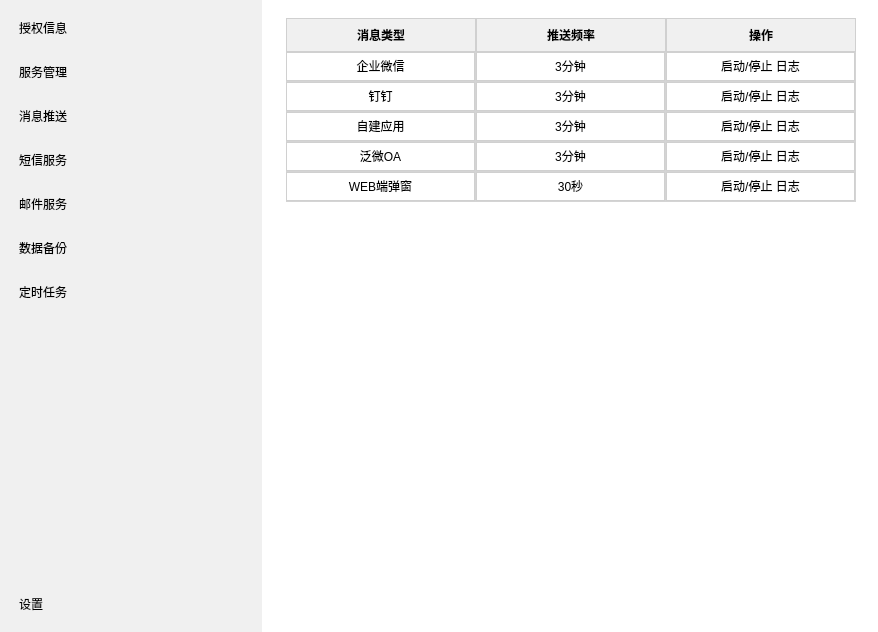
<?xml version="1.0" encoding="UTF-8"?>
<ui version="4.0">
 <class>MainWindow</class>
 <widget class="QMainWindow" name="MainWindow">
  <property name="geometry">
   <rect>
    <x>0</x>
    <y>0</y>
    <width>878</width>
    <height>632</height>
   </rect>
  </property>
  <property name="windowTitle">
   <string>MainWindow</string>
  </property>
  <property name="styleSheet">
   <string notr="true">MainWindow{
	background: #ffffff;
}</string>
  </property>
  <widget class="QWidget" name="centralwidget">
   <property name="sizePolicy">
    <sizepolicy hsizetype="Preferred" vsizetype="Preferred">
     <horstretch>0</horstretch>
     <verstretch>0</verstretch>
    </sizepolicy>
   </property>
   <property name="tabletTracking">
    <bool>false</bool>
   </property>
   <property name="styleSheet">
    <string notr="true">QWidget{
	background: #ffffff;
}</string>
   </property>
   <layout class="QHBoxLayout" name="horizontalLayout" stretch="2,0">
    <property name="leftMargin">
     <number>0</number>
    </property>
    <property name="topMargin">
     <number>0</number>
    </property>
    <property name="rightMargin">
     <number>0</number>
    </property>
    <property name="bottomMargin">
     <number>0</number>
    </property>
    <item>
     <widget class="QWidget" name="widget" native="true">
      <property name="enabled">
       <bool>true</bool>
      </property>
      <property name="styleSheet">
       <string notr="true">            QPushButton {
                background: #f0f0f0;
                border: none;
				font-size: 12px;
                padding: 10px;
text-align: left;
            }
            QPushButton:hover {
                background: #e0e0e0;
            }
QPushButton:pressed, QPushButton:checked {
    background: #c0c0c0;
    border: 1px solid #a0a0a0;
}

QWidget{
	background: #f0f0f0;
}</string>
      </property>
      <layout class="QVBoxLayout" name="verticalLayout_2">
       <property name="leftMargin">
        <number>9</number>
       </property>
       <item>
        <widget class="QPushButton" name="pushButton_2">
         <property name="text">
          <string>授权信息</string>
         </property>
        </widget>
       </item>
       <item>
        <widget class="QPushButton" name="pushButton_3">
         <property name="text">
          <string>服务管理</string>
         </property>
        </widget>
       </item>
       <item>
        <widget class="QPushButton" name="pushButton_4">
         <property name="text">
          <string>消息推送</string>
         </property>
        </widget>
       </item>
       <item>
        <widget class="QPushButton" name="pushButton_5">
         <property name="text">
          <string>短信服务</string>
         </property>
        </widget>
       </item>
       <item>
        <widget class="QPushButton" name="pushButton_6">
         <property name="text">
          <string>邮件服务</string>
         </property>
        </widget>
       </item>
       <item>
        <widget class="QPushButton" name="pushButton_7">
         <property name="text">
          <string>数据备份</string>
         </property>
        </widget>
       </item>
       <item>
        <widget class="QPushButton" name="pushButton_8">
         <property name="text">
          <string>定时任务</string>
         </property>
        </widget>
       </item>
       <item>
        <spacer name="verticalSpacer">
         <property name="orientation">
          <enum>Qt::Vertical</enum>
         </property>
         <property name="sizeType">
          <enum>QSizePolicy::Expanding</enum>
         </property>
         <property name="sizeHint" stdset="0">
          <size>
           <width>20</width>
           <height>40</height>
          </size>
         </property>
        </spacer>
       </item>
       <item>
        <widget class="QPushButton" name="pushButton_1">
         <property name="text">
          <string>设置</string>
         </property>
        </widget>
       </item>
      </layout>
     </widget>
    </item>
    <item>
     <widget class="QWidget" name="widget_2" native="true">
      <property name="sizePolicy">
       <sizepolicy hsizetype="Preferred" vsizetype="Preferred">
        <horstretch>0</horstretch>
        <verstretch>0</verstretch>
       </sizepolicy>
      </property>
      <layout class="QVBoxLayout" name="verticalLayout">
       <item>
        <widget class="QStackedWidget" name="stackedWidget">
         <property name="sizePolicy">
          <sizepolicy hsizetype="Preferred" vsizetype="Preferred">
           <horstretch>0</horstretch>
           <verstretch>0</verstretch>
          </sizepolicy>
         </property>
         <property name="currentIndex">
          <number>2</number>
         </property>
         <widget class="QWidget" name="page1">
          <widget class="QSplitter" name="splitter">
           <property name="geometry">
            <rect>
             <x>20</x>
             <y>20</y>
             <width>511</width>
             <height>37</height>
            </rect>
           </property>
           <property name="styleSheet">
            <string notr="true">            QPushButton {
                background: #f0f0f0;
                border: none;
				font-size: 12px;
                padding: 10px;
text-align: center;
            }</string>
           </property>
           <property name="orientation">
            <enum>Qt::Horizontal</enum>
           </property>
           <property name="handleWidth">
            <number>55</number>
           </property>
           <widget class="QPushButton" name="pushButton_9">
            <property name="text">
             <string>引入授权文件</string>
            </property>
           </widget>
           <widget class="QPushButton" name="pushButton_10">
            <property name="text">
             <string>导出系统特征码</string>
            </property>
           </widget>
           <widget class="QPushButton" name="pushButton_11">
            <property name="text">
             <string>正版验证</string>
            </property>
           </widget>
          </widget>
          <widget class="QSplitter" name="splitter_2">
           <property name="geometry">
            <rect>
             <x>20</x>
             <y>70</y>
             <width>191</width>
             <height>101</height>
            </rect>
           </property>
           <property name="styleSheet">
            <string notr="true">QLabel{
	font-size: 11px;
}</string>
           </property>
           <property name="orientation">
            <enum>Qt::Vertical</enum>
           </property>
           <widget class="QLabel" name="label">
            <property name="text">
             <string>产品名称：</string>
            </property>
            <property name="margin">
             <number>5</number>
            </property>
           </widget>
           <widget class="QLabel" name="label_2">
            <property name="text">
             <string>序列号：</string>
            </property>
            <property name="margin">
             <number>5</number>
            </property>
           </widget>
           <widget class="QLabel" name="label_3">
            <property name="text">
             <string>许可给：</string>
            </property>
            <property name="margin">
             <number>5</number>
            </property>
           </widget>
          </widget>
         </widget>
         <widget class="QWidget" name="page2">
          <layout class="QVBoxLayout" name="verticalLayout_4">
           <item>
            <widget class="QTableWidget" name="tableWidget_2">
             <property name="sizePolicy">
              <sizepolicy hsizetype="Expanding" vsizetype="Expanding">
               <horstretch>0</horstretch>
               <verstretch>0</verstretch>
              </sizepolicy>
             </property>
             <property name="minimumSize">
              <size>
               <width>574</width>
               <height>540</height>
              </size>
             </property>
             <property name="styleSheet">
              <string notr="true">QTableWidget{
	border: none;
}            

QTableWidget::item {
                border: 1px solid #d0d0d0;
                padding: 5px;
            }
            QHeaderView::section {
                background-color: #f0f0f0;
                padding: 5px;
                border: 1px solid #d0d0d0;
                font-weight: bold;
            }</string>
             </property>
             <attribute name="horizontalHeaderCascadingSectionResizes">
              <bool>true</bool>
             </attribute>
             <attribute name="horizontalHeaderMinimumSectionSize">
              <number>39</number>
             </attribute>
             <attribute name="horizontalHeaderDefaultSectionSize">
              <number>141</number>
             </attribute>
             <attribute name="horizontalHeaderShowSortIndicator" stdset="0">
              <bool>false</bool>
             </attribute>
             <attribute name="horizontalHeaderStretchLastSection">
              <bool>false</bool>
             </attribute>
             <attribute name="verticalHeaderVisible">
              <bool>false</bool>
             </attribute>
             <row>
              <property name="text">
               <string/>
              </property>
             </row>
             <row>
              <property name="text">
               <string/>
              </property>
             </row>
             <column>
              <property name="text">
               <string>中间件</string>
              </property>
             </column>
             <column>
              <property name="text">
               <string>服务名</string>
              </property>
             </column>
             <column>
              <property name="text">
               <string>版本</string>
              </property>
             </column>
             <column>
              <property name="text">
               <string>操作</string>
              </property>
             </column>
             <item row="0" column="0">
              <property name="text">
               <string>Apache</string>
              </property>
              <property name="textAlignment">
               <set>AlignCenter</set>
              </property>
             </item>
             <item row="0" column="1">
              <property name="text">
               <string>lingdangapache</string>
              </property>
              <property name="textAlignment">
               <set>AlignCenter</set>
              </property>
             </item>
             <item row="0" column="2">
              <property name="text">
               <string>2.4.58</string>
              </property>
              <property name="textAlignment">
               <set>AlignCenter</set>
              </property>
             </item>
             <item row="0" column="3">
              <property name="text">
               <string>启动/停止</string>
              </property>
              <property name="textAlignment">
               <set>AlignCenter</set>
              </property>
             </item>
             <item row="1" column="0">
              <property name="text">
               <string>Mysql</string>
              </property>
              <property name="textAlignment">
               <set>AlignCenter</set>
              </property>
             </item>
             <item row="1" column="1">
              <property name="text">
               <string>lingdangmysql</string>
              </property>
              <property name="textAlignment">
               <set>AlignCenter</set>
              </property>
             </item>
             <item row="1" column="2">
              <property name="text">
               <string>5.7.31</string>
              </property>
              <property name="textAlignment">
               <set>AlignCenter</set>
              </property>
             </item>
             <item row="1" column="3">
              <property name="text">
               <string>启动/停止</string>
              </property>
              <property name="textAlignment">
               <set>AlignCenter</set>
              </property>
             </item>
            </widget>
           </item>
          </layout>
         </widget>
         <widget class="QWidget" name="page3">
          <property name="sizePolicy">
           <sizepolicy hsizetype="Preferred" vsizetype="Preferred">
            <horstretch>0</horstretch>
            <verstretch>0</verstretch>
           </sizepolicy>
          </property>
          <layout class="QVBoxLayout" name="verticalLayout_3" stretch="0">
           <property name="spacing">
            <number>9</number>
           </property>
           <item>
            <widget class="QTableWidget" name="tableWidget">
             <property name="sizePolicy">
              <sizepolicy hsizetype="Expanding" vsizetype="Expanding">
               <horstretch>0</horstretch>
               <verstretch>0</verstretch>
              </sizepolicy>
             </property>
             <property name="minimumSize">
              <size>
               <width>574</width>
               <height>540</height>
              </size>
             </property>
             <property name="styleSheet">
              <string notr="true">QTableWidget{
	border: none;
}            

QTableWidget::item {
                border: 1px solid #d0d0d0;
                padding: 5px;
            }
            QHeaderView::section {
                background-color: #f0f0f0;
                padding: 5px;
                border: 1px solid #d0d0d0;
                font-weight: bold;
            }</string>
             </property>
             <attribute name="horizontalHeaderCascadingSectionResizes">
              <bool>true</bool>
             </attribute>
             <attribute name="horizontalHeaderMinimumSectionSize">
              <number>39</number>
             </attribute>
             <attribute name="horizontalHeaderDefaultSectionSize">
              <number>190</number>
             </attribute>
             <attribute name="horizontalHeaderShowSortIndicator" stdset="0">
              <bool>false</bool>
             </attribute>
             <attribute name="horizontalHeaderStretchLastSection">
              <bool>false</bool>
             </attribute>
             <attribute name="verticalHeaderVisible">
              <bool>false</bool>
             </attribute>
             <row>
              <property name="text">
               <string/>
              </property>
             </row>
             <row>
              <property name="text">
               <string/>
              </property>
             </row>
             <row>
              <property name="text">
               <string/>
              </property>
             </row>
             <row>
              <property name="text">
               <string/>
              </property>
             </row>
             <row>
              <property name="text">
               <string/>
              </property>
             </row>
             <column>
              <property name="text">
               <string>消息类型</string>
              </property>
             </column>
             <column>
              <property name="text">
               <string>推送频率</string>
              </property>
             </column>
             <column>
              <property name="text">
               <string>操作</string>
              </property>
             </column>
             <item row="0" column="0">
              <property name="text">
               <string>企业微信</string>
              </property>
              <property name="textAlignment">
               <set>AlignCenter</set>
              </property>
              <property name="flags">
               <set>ItemIsEnabled</set>
              </property>
             </item>
             <item row="0" column="1">
              <property name="text">
               <string>3分钟</string>
              </property>
              <property name="textAlignment">
               <set>AlignCenter</set>
              </property>
             </item>
             <item row="0" column="2">
              <property name="text">
               <string>启动/停止 日志</string>
              </property>
              <property name="textAlignment">
               <set>AlignCenter</set>
              </property>
              <property name="flags">
               <set>ItemIsSelectable|ItemIsDragEnabled|ItemIsDropEnabled|ItemIsUserCheckable|ItemIsEnabled</set>
              </property>
             </item>
             <item row="1" column="0">
              <property name="text">
               <string>钉钉</string>
              </property>
              <property name="textAlignment">
               <set>AlignCenter</set>
              </property>
              <property name="flags">
               <set>ItemIsEnabled</set>
              </property>
             </item>
             <item row="1" column="1">
              <property name="text">
               <string>3分钟</string>
              </property>
              <property name="textAlignment">
               <set>AlignCenter</set>
              </property>
             </item>
             <item row="1" column="2">
              <property name="text">
               <string>启动/停止 日志</string>
              </property>
              <property name="textAlignment">
               <set>AlignCenter</set>
              </property>
              <property name="flags">
               <set>ItemIsSelectable|ItemIsDragEnabled|ItemIsDropEnabled|ItemIsUserCheckable|ItemIsEnabled</set>
              </property>
             </item>
             <item row="2" column="0">
              <property name="text">
               <string>自建应用</string>
              </property>
              <property name="textAlignment">
               <set>AlignCenter</set>
              </property>
              <property name="flags">
               <set>ItemIsEnabled</set>
              </property>
             </item>
             <item row="2" column="1">
              <property name="text">
               <string>3分钟</string>
              </property>
              <property name="textAlignment">
               <set>AlignCenter</set>
              </property>
             </item>
             <item row="2" column="2">
              <property name="text">
               <string>启动/停止 日志</string>
              </property>
              <property name="textAlignment">
               <set>AlignCenter</set>
              </property>
              <property name="flags">
               <set>ItemIsSelectable|ItemIsDragEnabled|ItemIsDropEnabled|ItemIsUserCheckable|ItemIsEnabled</set>
              </property>
             </item>
             <item row="3" column="0">
              <property name="text">
               <string>泛微OA</string>
              </property>
              <property name="textAlignment">
               <set>AlignCenter</set>
              </property>
              <property name="flags">
               <set>ItemIsEnabled</set>
              </property>
             </item>
             <item row="3" column="1">
              <property name="text">
               <string>3分钟</string>
              </property>
              <property name="textAlignment">
               <set>AlignCenter</set>
              </property>
             </item>
             <item row="3" column="2">
              <property name="text">
               <string>启动/停止 日志</string>
              </property>
              <property name="textAlignment">
               <set>AlignCenter</set>
              </property>
              <property name="flags">
               <set>ItemIsSelectable|ItemIsDragEnabled|ItemIsDropEnabled|ItemIsUserCheckable|ItemIsEnabled</set>
              </property>
             </item>
             <item row="4" column="0">
              <property name="text">
               <string>WEB端弹窗</string>
              </property>
              <property name="textAlignment">
               <set>AlignCenter</set>
              </property>
              <property name="flags">
               <set>ItemIsEnabled</set>
              </property>
             </item>
             <item row="4" column="1">
              <property name="text">
               <string>30秒</string>
              </property>
              <property name="textAlignment">
               <set>AlignCenter</set>
              </property>
             </item>
             <item row="4" column="2">
              <property name="text">
               <string>启动/停止 日志</string>
              </property>
              <property name="textAlignment">
               <set>AlignCenter</set>
              </property>
              <property name="flags">
               <set>ItemIsSelectable|ItemIsDragEnabled|ItemIsDropEnabled|ItemIsUserCheckable|ItemIsEnabled</set>
              </property>
             </item>
            </widget>
           </item>
          </layout>
         </widget>
         <widget class="QWidget" name="page4">
          <layout class="QVBoxLayout" name="verticalLayout_5">
           <item>
            <widget class="QTableWidget" name="tableWidget_5">
             <property name="sizePolicy">
              <sizepolicy hsizetype="Expanding" vsizetype="Expanding">
               <horstretch>0</horstretch>
               <verstretch>0</verstretch>
              </sizepolicy>
             </property>
             <property name="minimumSize">
              <size>
               <width>574</width>
               <height>540</height>
              </size>
             </property>
             <property name="styleSheet">
              <string notr="true">QTableWidget{
	border: none;
}            

QTableWidget::item {
                border: 1px solid #d0d0d0;
                padding: 5px;
            }
            QHeaderView::section {
                background-color: #f0f0f0;
                padding: 5px;
                border: 1px solid #d0d0d0;
                font-weight: bold;
            }</string>
             </property>
             <attribute name="horizontalHeaderCascadingSectionResizes">
              <bool>true</bool>
             </attribute>
             <attribute name="horizontalHeaderMinimumSectionSize">
              <number>39</number>
             </attribute>
             <attribute name="horizontalHeaderDefaultSectionSize">
              <number>185</number>
             </attribute>
             <attribute name="horizontalHeaderShowSortIndicator" stdset="0">
              <bool>false</bool>
             </attribute>
             <attribute name="horizontalHeaderStretchLastSection">
              <bool>false</bool>
             </attribute>
             <attribute name="verticalHeaderVisible">
              <bool>false</bool>
             </attribute>
             <row>
              <property name="text">
               <string/>
              </property>
             </row>
             <column>
              <property name="text">
               <string>服务类型</string>
              </property>
             </column>
             <column>
              <property name="text">
               <string>推送频率</string>
              </property>
             </column>
             <column>
              <property name="text">
               <string>操作</string>
              </property>
             </column>
             <item row="0" column="0">
              <property name="text">
               <string>短信服务</string>
              </property>
              <property name="textAlignment">
               <set>AlignCenter</set>
              </property>
             </item>
             <item row="0" column="1">
              <property name="text">
               <string>2分钟</string>
              </property>
              <property name="textAlignment">
               <set>AlignCenter</set>
              </property>
             </item>
             <item row="0" column="2">
              <property name="text">
               <string>启动/停止 日志</string>
              </property>
              <property name="textAlignment">
               <set>AlignCenter</set>
              </property>
             </item>
            </widget>
           </item>
          </layout>
         </widget>
         <widget class="QWidget" name="page5">
          <layout class="QVBoxLayout" name="verticalLayout_10">
           <item>
            <widget class="QTableWidget" name="tableWidget_6">
             <property name="sizePolicy">
              <sizepolicy hsizetype="Expanding" vsizetype="Expanding">
               <horstretch>0</horstretch>
               <verstretch>0</verstretch>
              </sizepolicy>
             </property>
             <property name="minimumSize">
              <size>
               <width>574</width>
               <height>540</height>
              </size>
             </property>
             <property name="styleSheet">
              <string notr="true">QTableWidget{
	border: none;
}            

QTableWidget::item {
                border: 1px solid #d0d0d0;
                padding: 5px;
            }
            QHeaderView::section {
                background-color: #f0f0f0;
                padding: 5px;
                border: 1px solid #d0d0d0;
                font-weight: bold;
            }</string>
             </property>
             <attribute name="horizontalHeaderCascadingSectionResizes">
              <bool>true</bool>
             </attribute>
             <attribute name="horizontalHeaderMinimumSectionSize">
              <number>39</number>
             </attribute>
             <attribute name="horizontalHeaderDefaultSectionSize">
              <number>185</number>
             </attribute>
             <attribute name="horizontalHeaderShowSortIndicator" stdset="0">
              <bool>false</bool>
             </attribute>
             <attribute name="horizontalHeaderStretchLastSection">
              <bool>false</bool>
             </attribute>
             <attribute name="verticalHeaderVisible">
              <bool>false</bool>
             </attribute>
             <row>
              <property name="text">
               <string/>
              </property>
             </row>
             <column>
              <property name="text">
               <string>服务类型</string>
              </property>
             </column>
             <column>
              <property name="text">
               <string>推送频率</string>
              </property>
             </column>
             <column>
              <property name="text">
               <string>操作</string>
              </property>
             </column>
             <item row="0" column="0">
              <property name="text">
               <string>邮件服务</string>
              </property>
              <property name="textAlignment">
               <set>AlignCenter</set>
              </property>
             </item>
             <item row="0" column="1">
              <property name="text">
               <string>2分钟</string>
              </property>
              <property name="textAlignment">
               <set>AlignCenter</set>
              </property>
             </item>
             <item row="0" column="2">
              <property name="text">
               <string>启动/停止 日志</string>
              </property>
              <property name="textAlignment">
               <set>AlignCenter</set>
              </property>
             </item>
            </widget>
           </item>
          </layout>
         </widget>
         <widget class="QWidget" name="page6">
          <layout class="QVBoxLayout" name="verticalLayout_11">
           <item>
            <widget class="QWidget" name="widget_3" native="true">
             <property name="styleSheet">
              <string notr="true">QPushButton{
	background: #3B7CFF;
	color: #ffffff;
	border-radius: 3px;
height: 24px;
padding: 4px 10px;
}</string>
             </property>
             <layout class="QHBoxLayout" name="horizontalLayout_2">
              <item>
               <widget class="QPushButton" name="pushButton_15">
                <property name="text">
                 <string>立即备份</string>
                </property>
               </widget>
              </item>
              <item>
               <widget class="QPushButton" name="pushButton">
                <property name="text">
                 <string>自动备份</string>
                </property>
               </widget>
              </item>
              <item>
               <spacer name="horizontalSpacer">
                <property name="orientation">
                 <enum>Qt::Horizontal</enum>
                </property>
                <property name="sizeHint" stdset="0">
                 <size>
                  <width>40</width>
                  <height>20</height>
                 </size>
                </property>
               </spacer>
              </item>
             </layout>
            </widget>
           </item>
           <item>
            <widget class="QTableWidget" name="tableWidget_7">
             <property name="sizePolicy">
              <sizepolicy hsizetype="Expanding" vsizetype="Expanding">
               <horstretch>0</horstretch>
               <verstretch>0</verstretch>
              </sizepolicy>
             </property>
             <property name="minimumSize">
              <size>
               <width>574</width>
               <height>540</height>
              </size>
             </property>
             <property name="styleSheet">
              <string notr="true">QTableWidget{
	border: none;
}            

QTableWidget::item {
                border: 1px solid #d0d0d0;
                padding: 5px;
            }
            QHeaderView::section {
                background-color: #f0f0f0;
                padding: 5px;
                border: 1px solid #d0d0d0;
                font-weight: bold;
            }</string>
             </property>
             <attribute name="horizontalHeaderCascadingSectionResizes">
              <bool>true</bool>
             </attribute>
             <attribute name="horizontalHeaderMinimumSectionSize">
              <number>39</number>
             </attribute>
             <attribute name="horizontalHeaderDefaultSectionSize">
              <number>141</number>
             </attribute>
             <attribute name="horizontalHeaderShowSortIndicator" stdset="0">
              <bool>false</bool>
             </attribute>
             <attribute name="horizontalHeaderStretchLastSection">
              <bool>false</bool>
             </attribute>
             <attribute name="verticalHeaderVisible">
              <bool>false</bool>
             </attribute>
             <row>
              <property name="text">
               <string/>
              </property>
             </row>
             <row>
              <property name="text">
               <string/>
              </property>
             </row>
             <column>
              <property name="text">
               <string>开始时间</string>
              </property>
             </column>
             <column>
              <property name="text">
               <string>结束时间</string>
              </property>
             </column>
             <column>
              <property name="text">
               <string>状态</string>
              </property>
             </column>
             <column>
              <property name="text">
               <string>操作</string>
              </property>
             </column>
             <item row="0" column="0">
              <property name="text">
               <string>2024-05-04 09：00：20</string>
              </property>
              <property name="textAlignment">
               <set>AlignCenter</set>
              </property>
             </item>
             <item row="0" column="1">
              <property name="text">
               <string/>
              </property>
              <property name="textAlignment">
               <set>AlignCenter</set>
              </property>
             </item>
             <item row="0" column="2">
              <property name="text">
               <string>执行中</string>
              </property>
              <property name="textAlignment">
               <set>AlignCenter</set>
              </property>
             </item>
             <item row="0" column="3">
              <property name="text">
               <string>暂停 删除</string>
              </property>
              <property name="textAlignment">
               <set>AlignCenter</set>
              </property>
             </item>
             <item row="1" column="0">
              <property name="text">
               <string>2024-05-05 09：00：20</string>
              </property>
              <property name="textAlignment">
               <set>AlignCenter</set>
              </property>
             </item>
             <item row="1" column="1">
              <property name="text">
               <string>2024-05-20 09：00：20</string>
              </property>
              <property name="textAlignment">
               <set>AlignCenter</set>
              </property>
             </item>
             <item row="1" column="2">
              <property name="text">
               <string>已完成</string>
              </property>
              <property name="textAlignment">
               <set>AlignCenter</set>
              </property>
             </item>
             <item row="1" column="3">
              <property name="text">
               <string>下载 删除</string>
              </property>
              <property name="textAlignment">
               <set>AlignCenter</set>
              </property>
             </item>
            </widget>
           </item>
          </layout>
         </widget>
         <widget class="QWidget" name="page7"/>
         <widget class="QWidget" name="page8">
          <layout class="QVBoxLayout" name="verticalLayout_9">
           <item>
            <widget class="QWidget" name="widget_5" native="true">
             <layout class="QHBoxLayout" name="horizontalLayout_4" stretch="1,6,2">
              <property name="sizeConstraint">
               <enum>QLayout::SetDefaultConstraint</enum>
              </property>
              <item>
               <widget class="QSplitter" name="splitter_9">
                <property name="styleSheet">
                 <string notr="true">QLabel{
	font-size: 11px;
}</string>
                </property>
                <property name="orientation">
                 <enum>Qt::Vertical</enum>
                </property>
                <widget class="QLabel" name="label_17">
                 <property name="cursor">
                  <cursorShape>SizeVerCursor</cursorShape>
                 </property>
                 <property name="text">
                  <string>产品名称：</string>
                 </property>
                 <property name="margin">
                  <number>5</number>
                 </property>
                </widget>
                <widget class="QLabel" name="label_18">
                 <property name="text">
                  <string>序列号：</string>
                 </property>
                 <property name="margin">
                  <number>5</number>
                 </property>
                </widget>
                <widget class="QLabel" name="label_19">
                 <property name="text">
                  <string>许可给：</string>
                 </property>
                 <property name="margin">
                  <number>5</number>
                 </property>
                </widget>
                <widget class="QLabel" name="label_20">
                 <property name="text">
                  <string>产品名称：</string>
                 </property>
                 <property name="margin">
                  <number>5</number>
                 </property>
                </widget>
                <widget class="QLabel" name="label_21">
                 <property name="text">
                  <string>产品名称：</string>
                 </property>
                 <property name="margin">
                  <number>5</number>
                 </property>
                </widget>
               </widget>
              </item>
              <item>
               <widget class="QSplitter" name="splitter_10">
                <property name="styleSheet">
                 <string notr="true">            QLineEdit {
                border: 1px solid #C2C2C2;
                border-radius: 4px;
                float: left;
                background-color: #fff;
                padding-left: 3px;
            }
            QLineEdit:focus {
                border-color: #3b7cff;
            }</string>
                </property>
                <property name="lineWidth">
                 <number>5</number>
                </property>
                <property name="orientation">
                 <enum>Qt::Vertical</enum>
                </property>
                <property name="opaqueResize">
                 <bool>true</bool>
                </property>
                <property name="handleWidth">
                 <number>13</number>
                </property>
                <property name="childrenCollapsible">
                 <bool>true</bool>
                </property>
                <widget class="QLineEdit" name="lineEdit_11"/>
                <widget class="QLineEdit" name="lineEdit_12"/>
                <widget class="QLineEdit" name="lineEdit_13"/>
                <widget class="QLineEdit" name="lineEdit_14"/>
                <widget class="QLineEdit" name="lineEdit_15"/>
               </widget>
              </item>
              <item>
               <spacer name="horizontalSpacer_3">
                <property name="orientation">
                 <enum>Qt::Horizontal</enum>
                </property>
                <property name="sizeHint" stdset="0">
                 <size>
                  <width>40</width>
                  <height>20</height>
                 </size>
                </property>
               </spacer>
              </item>
             </layout>
            </widget>
           </item>
           <item>
            <spacer name="verticalSpacer_4">
             <property name="orientation">
              <enum>Qt::Vertical</enum>
             </property>
             <property name="sizeType">
              <enum>QSizePolicy::Fixed</enum>
             </property>
             <property name="sizeHint" stdset="0">
              <size>
               <width>20</width>
               <height>290</height>
              </size>
             </property>
            </spacer>
           </item>
          </layout>
         </widget>
        </widget>
       </item>
      </layout>
     </widget>
    </item>
   </layout>
  </widget>
 </widget>
 <resources/>
 <connections/>
</ui>
